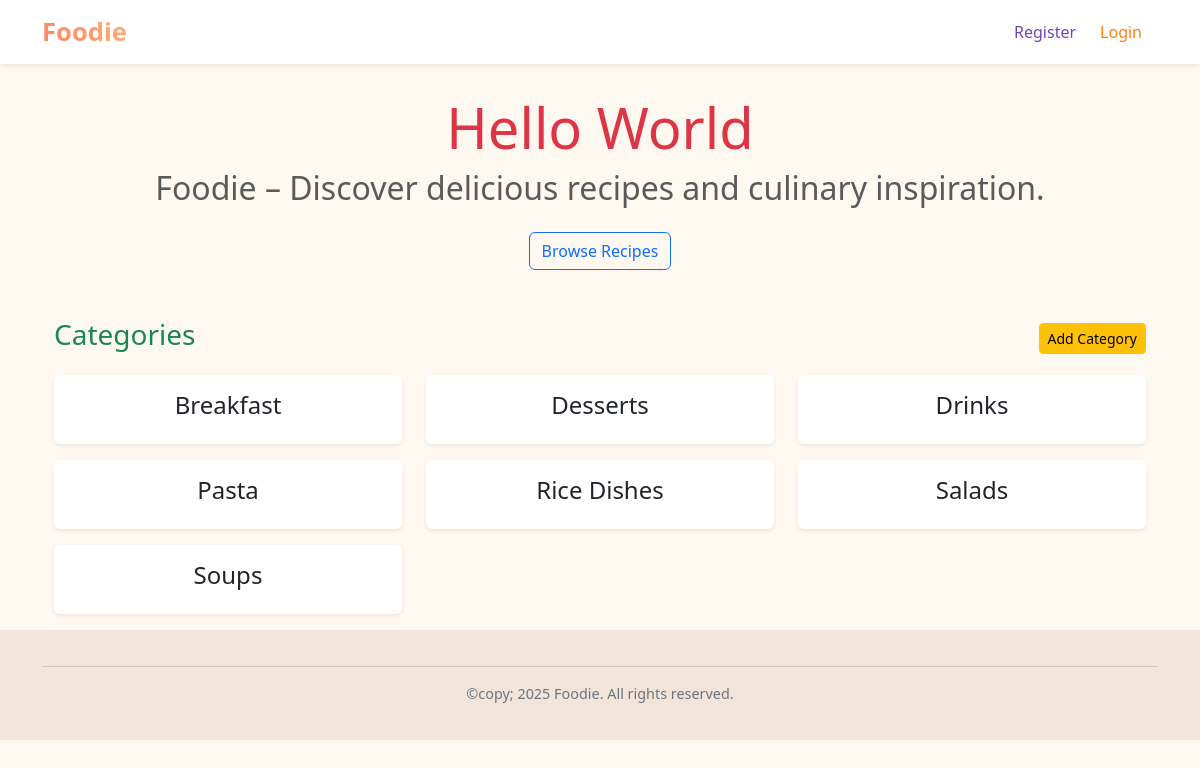
Page /home/ on the earlier database version.
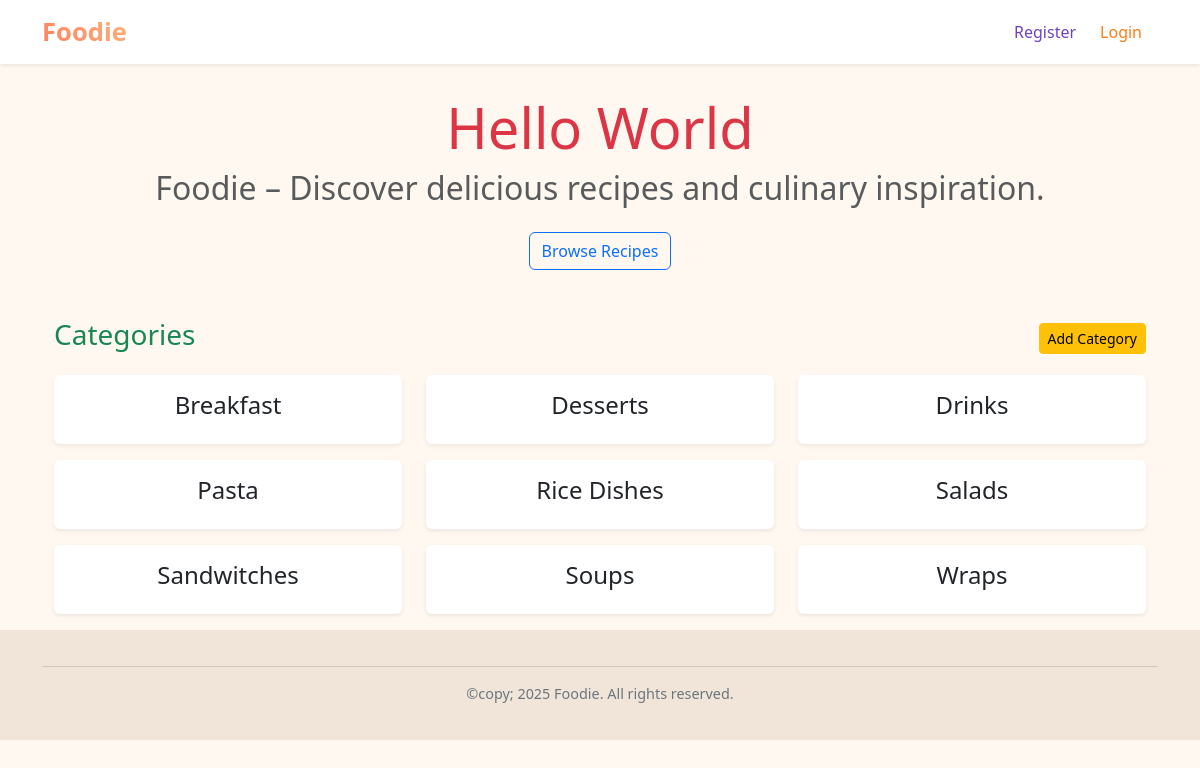
Same page on the later database version.
### foodie_app/models.py (models this page shows)
class Category(models.Model):
    name = models.CharField(max_length=100)
    date_added = models.DateTimeField(auto_now_add=True)  # New field
    class Meta:
        verbose_name = "Category"
        ordering = ['name']   # default order by name ascending
    def __str__(self):
        return self.name

### foodie_app/views.py (the view)
# urls.py: path('', views.index, name='index'),
def index(request):
    categories = Category.objects.all()
    context = {'categories': categories}
    return render(request, 'foodie_app/index.html', context)

### foodie_app/templates/foodie_app/index.html
{% extends "base.html" %} {% block content %}
<div class="container">
  <div class="text-center mb-5">
    <h1 class="display-4 text-danger">Hello World</h1>
    <h2 class="text-muted">
      Foodie – Discover delicious recipes and culinary inspiration.
    </h2>
    <a href="{% url 'recipes:recipes' %}" class="btn btn-outline-primary mt-3"
      >Browse Recipes</a
    >
  </div>
  <div class="d-flex justify-content-between align-items-center mb-3">
    <h3 class="text-success">Categories</h3>
    <a href="{% url 'foodie_app:add_category' %}" class="btn btn-warning btn-sm"
      >Add Category</a
    >
  </div>
  <div class="row">
    {% for category in categories %}
    <div class="col-md-4 mb-3">
      <div class="card shadow-sm border-0 h-100">
        <div class="card-body text-center">
          <h4 class="card-title">
            <a
              href="{% url 'foodie_app:recipes' category.id %}"
              class="text-decoration-none text-dark"
            >
              {{ category }}
            </a>
          </h4>
        </div>
      </div>
    </div>
    {% endfor %}
  </div>
</div>
{% endblock content %}

Differences in the rows shown:
added Category: name "Sandwitches"
added Category: name "Wraps"
